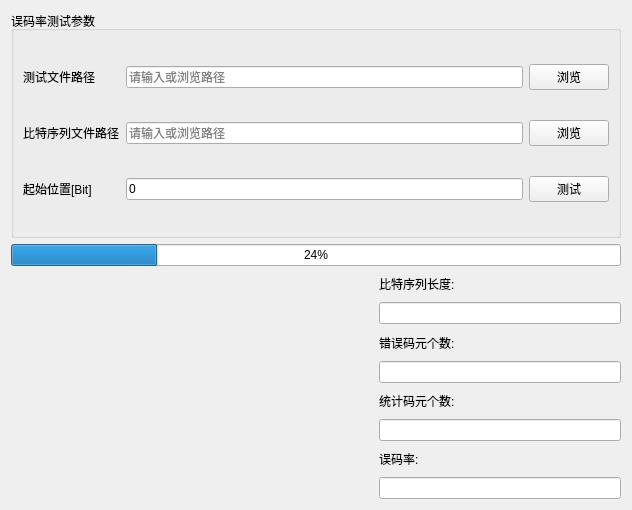
<?xml version="1.0" encoding="UTF-8"?>
<ui version="4.0">
 <class>BitErrorRate</class>
 <widget class="QWidget" name="BitErrorRate">
  <property name="geometry">
   <rect>
    <x>0</x>
    <y>0</y>
    <width>632</width>
    <height>510</height>
   </rect>
  </property>
  <property name="windowTitle">
   <string>Form</string>
  </property>
  <layout class="QGridLayout" name="gridLayout_4">
   <item row="2" column="0">
    <layout class="QGridLayout" name="gridLayout_3" columnstretch="3,2">
     <item row="0" column="0">
      <widget class="QWidget" name="widget" native="true"/>
     </item>
     <item row="0" column="1">
      <layout class="QGridLayout" name="gridLayout_2">
       <item row="6" column="0">
        <widget class="QLabel" name="label_7">
         <property name="text">
          <string>误码率:</string>
         </property>
        </widget>
       </item>
       <item row="3" column="0">
        <widget class="QLineEdit" name="lineEdit_biterrornum">
         <property name="readOnly">
          <bool>true</bool>
         </property>
        </widget>
       </item>
       <item row="1" column="0">
        <widget class="QLineEdit" name="lineEdit_bitlength">
         <property name="readOnly">
          <bool>true</bool>
         </property>
        </widget>
       </item>
       <item row="2" column="0">
        <widget class="QLabel" name="label">
         <property name="text">
          <string>错误码元个数:</string>
         </property>
        </widget>
       </item>
       <item row="7" column="0">
        <widget class="QLineEdit" name="lineEdit_ber">
         <property name="text">
          <string/>
         </property>
         <property name="readOnly">
          <bool>true</bool>
         </property>
        </widget>
       </item>
       <item row="4" column="0">
        <widget class="QLabel" name="label_2">
         <property name="text">
          <string>统计码元个数:</string>
         </property>
        </widget>
       </item>
       <item row="5" column="0">
        <widget class="QLineEdit" name="lineEdit_bitnum">
         <property name="text">
          <string/>
         </property>
         <property name="readOnly">
          <bool>true</bool>
         </property>
        </widget>
       </item>
       <item row="0" column="0">
        <widget class="QLabel" name="label_5">
         <property name="text">
          <string>比特序列长度:</string>
         </property>
        </widget>
       </item>
      </layout>
     </item>
    </layout>
   </item>
   <item row="1" column="0">
    <widget class="QProgressBar" name="progressBar">
     <property name="value">
      <number>24</number>
     </property>
    </widget>
   </item>
   <item row="0" column="0">
    <widget class="QGroupBox" name="groupBox_2">
     <property name="title">
      <string>误码率测试参数</string>
     </property>
     <layout class="QGridLayout" name="gridLayout">
      <item row="0" column="0">
       <widget class="QLabel" name="label_3">
        <property name="text">
         <string>测试文件路径</string>
        </property>
       </widget>
      </item>
      <item row="0" column="1">
       <widget class="QLineEdit" name="lineEdit_filepath">
        <property name="placeholderText">
         <string>请输入或浏览路径</string>
        </property>
       </widget>
      </item>
      <item row="0" column="2">
       <widget class="QPushButton" name="pushButton_filefile">
        <property name="text">
         <string>浏览</string>
        </property>
       </widget>
      </item>
      <item row="1" column="0">
       <widget class="QLabel" name="label_6">
        <property name="text">
         <string>比特序列文件路径</string>
        </property>
       </widget>
      </item>
      <item row="1" column="1">
       <widget class="QLineEdit" name="lineEdit_bitpath">
        <property name="placeholderText">
         <string>请输入或浏览路径</string>
        </property>
       </widget>
      </item>
      <item row="1" column="2">
       <widget class="QPushButton" name="pushButton_bitfilepath">
        <property name="text">
         <string>浏览</string>
        </property>
       </widget>
      </item>
      <item row="2" column="0">
       <widget class="QLabel" name="label_4">
        <property name="text">
         <string>起始位置[Bit]</string>
        </property>
       </widget>
      </item>
      <item row="2" column="1">
       <widget class="QLineEdit" name="lineEdit_start">
        <property name="text">
         <string>0</string>
        </property>
       </widget>
      </item>
      <item row="2" column="2">
       <widget class="QPushButton" name="pushButton_start">
        <property name="text">
         <string>测试</string>
        </property>
       </widget>
      </item>
     </layout>
    </widget>
   </item>
  </layout>
 </widget>
 <resources/>
 <connections/>
</ui>
